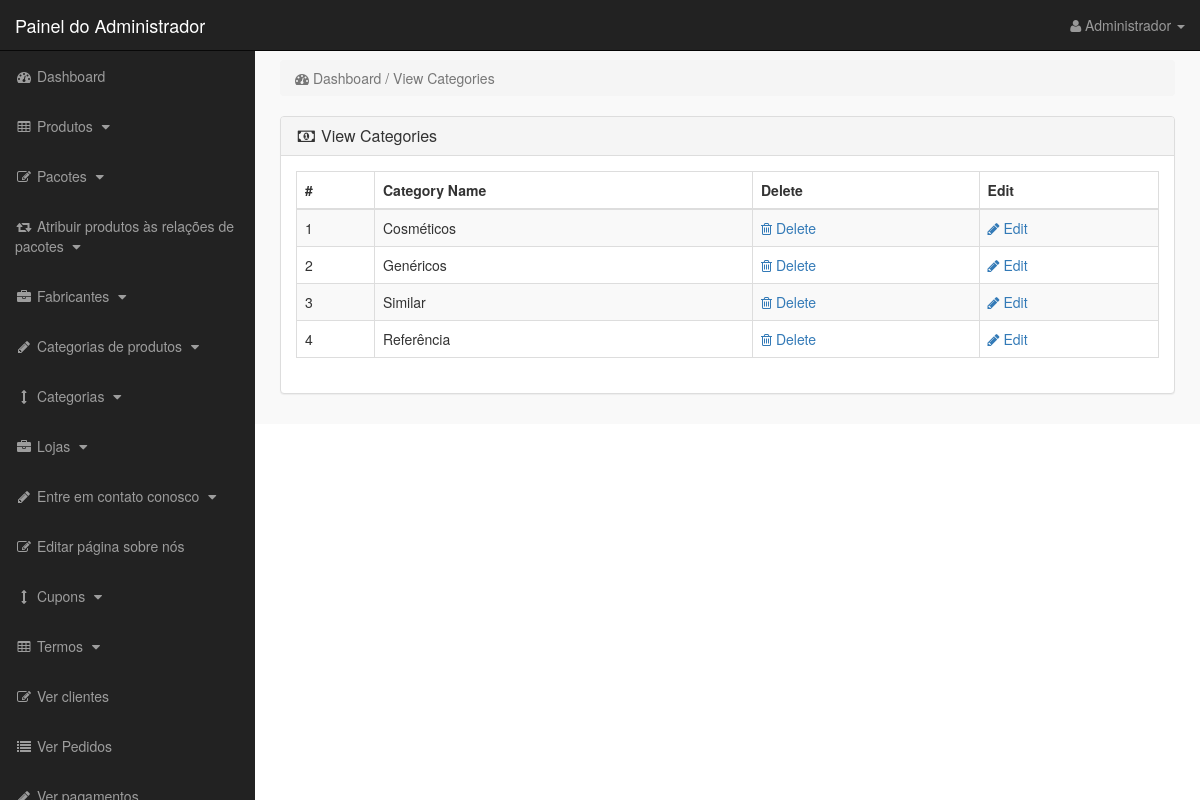
The app's page /admin_area/index.php?view_cats (signed in) with its own data.
### tables this page shows
CREATE TABLE `categories` (
  `cat_id` int(10) NOT NULL,
  `cat_title` text NOT NULL,
  `cat_top` text NOT NULL,
  `cat_image` text NOT NULL
);

### admin_area/view_cats.php (the view)
<?php
if(!isset($_SESSION['admin_email'])){
echo "<script>window.open('login.php','_self')</script>";
}
else {
?>
<div class="row" >
<div class="col-lg-12" >
<ol class="breadcrumb" >
<li class="active" >
<i class="fa fa-dashboard" ></i> Dashboard / View Categories
</li>
</ol>
</div>
</div>
<div class="row" >
<div class="col-lg-12" >
<div class="panel panel-default" >
<div class="panel-heading" >
<h3 class="panel-title" >
<i class="fa fa-money fa-fw"></i> View Categories
</h3>
</div>
<div class="panel-body" >
<div class="table-responsive" >
<table class="table table-bordered table-hover table-striped" >
<thead>
<tr>
<th>#</th>
<th>Category Name</th>
<th>Delete</th>
<th>Edit</th>
</tr>
</thead>
<tbody>
<?php
$i=0;
$get_cats = "select * from categories";
$run_cats = mysqli_query($con,$get_cats);
while($row_cats = mysqli_fetch_array($run_cats)){
$cat_id = $row_cats['cat_id'];
$cat_title = $row_cats['cat_title'];
$i++;
?>
<tr>
<td><?php echo $i; ?></td>
<td><?php echo $cat_title; ?></td>
<td>
<a href="index.php?delete_cat=<?php echo $cat_id; ?>" >
<i class="fa fa-trash-o" ></i> Delete
</a>
</td>
<td>
<a href="index.php?edit_cat=<?php echo $cat_id; ?>" >
<i class="fa fa-pencil" ></i> Edit
</a>
</td>
</tr>
<?php } ?>
</tbody>
</table>
</div>
</div>
</div>
</div>
</div>
<?php } ?>

### admin_area/includes/sidebar.php (shortened to what this page needs)
<?php
if(!isset($_SESSION['admin_email'])){
echo "<script>window.open('login.php','_self')</script>";
}
else {
?>
<nav class="navbar navbar-inverse navbar-fixed-top" >
<div class="navbar-header" >
<a class="navbar-brand" href="index.php?dashboard" >Painel do Administrador</a>
</div>
<ul class="nav navbar-right top-nav" >
<li class="dropdown" >
<a href="#" class="dropdown-toggle" data-toggle="dropdown" >
<i class="fa fa-user" ></i>
<?php echo $admin_name; ?> <b class="caret" ></b>
</a>
</li>
</ul>
<div class="collapse navbar-collapse navbar-ex1-collapse">
<ul class="nav navbar-nav side-nav">
<li>
<a href="index.php?dashboard">
<i class="fa fa-fw fa-dashboard"></i> Dashboard
</a>
</li>
<li>
<a href="#" data-toggle="collapse" data-target="#products">
<i class="fa fa-fw fa-table"></i> Produtos
<i class="fa fa-fw fa-caret-down"></i>
</a>
</li>
<li>
<a href="#" data-toggle="collapse" data-target="#bundles">
<i class="fa fa-fw fa-edit"></i> Pacotes
<i class="fa fa-fw fa-caret-down"></i>
</a>
</li>
<li>
<a href="#" data-toggle="collapse" data-target="#relations">
<i class="fa fa-fw fa-retweet"></i> Atribuir produtos às relações de pacotes
<i class="fa fa-fw fa-caret-down"></i>
</a>
</li>
<li>
<a href="#" data-toggle="collapse" data-target="#manufacturers">
<i class="fa fa-fw fa-briefcase"></i> Fabricantes
<i class="fa fa-fw fa-caret-down"></i>
</a>
</li>
<li>
<a href="#" data-toggle="collapse" data-target="#p_cat">
<i class="fa fa-fw fa-pencil"></i> Categorias de produtos
<i class="fa fa-fw fa-caret-down"></i>
</a>
</li>
<li>
<a href="#" data-toggle="collapse" data-target="#cat">
<i class="fa fa-fw fa-arrows-v"></i> Categorias
<i class="fa fa-fw fa-caret-down"></i>
</a>
</li>
<li>
<a href="#" data-toggle="collapse" data-target="#store">
<i class="fa fa-fw fa-briefcase"></i> Lojas
<i class="fa fa-fw fa-caret-down"></i>
</a>
</li>
<li>
<a href="#" data-toggle="collapse" data-target="#contact_us">
<i class="fa fa-fw fa-pencil"> </i> Entre em contato conosco
<i class="fa fa-fw fa-caret-down"></i>
</a>
</li>
<li>
<a href="index.php?edit_about_us">
<i class="fa fa-fw fa-edit"></i> Editar página sobre nós
</a>
</li>
<li>
<a href="#" data-toggle="collapse" data-target="#coupons">
<i class="fa fa-fw fa-arrows-v"></i> Cupons
<i class="fa fa-fw fa-caret-down"></i>
</a>
</li>
<li>
<a href="#" data-toggle="collapse" data-target="#terms" >
<i class="fa fa-fw fa-table"></i> Termos
<i class="fa fa-fw fa-caret-down"></i>
</a>
</li>
<li>
<a href="index.php?view_customers">
<i class="fa fa-fw fa-edit"></i> Ver clientes
</a>
</li>
<li>
<a href="index.php?view_orders">
<i class="fa fa-fw fa-list"></i> Ver Pedidos
</a>
</li>
<li>
<a href="index.php?view_payments">
<i class="fa fa-fw fa-pencil"></i> Ver pagamentos
</a>
</li>
</ul>
</div>
</nav>
<?php } ?>

### admin_area/css/style.css (style rules this page uses)
body { margin-top:100px; }
@media (min-width: 768px) { body { margin-top:50px; } }
.top-nav { padding:0 15px; }
.top-nav>li { display:inline-block; float:left; }
.top-nav>li>a { padding-top:15px; padding-bottom:15px; line-height:20px; color:#999; }
@media (min-width: 768px) { .side-nav { position:fixed; top:51px; width:255px; border-radius:0; overflow-y:auto; background-color: #222; bottom:0; overflow-x:hidden; padding-bottom:40px; } }
@media (min-width: 768px) { .side-nav>li>a { width:255px; } }
.panel-body { border-radius:5px; }

### records on screen
categories: cat_title "Cosméticos"
categories: cat_title "Genéricos"
categories: cat_title "Similar"
categories: cat_title "Referência"

### other values on screen
$admin_name "Administrador"
